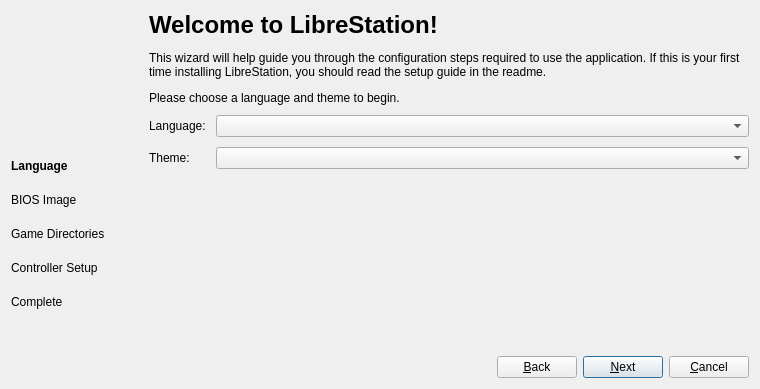
<?xml version="1.0" encoding="UTF-8"?>
<ui version="4.0">
 <class>SetupWizardDialog</class>
 <widget class="QDialog" name="SetupWizardDialog">
  <property name="geometry">
   <rect>
    <x>0</x>
    <y>0</y>
    <width>760</width>
    <height>389</height>
   </rect>
  </property>
  <property name="windowTitle">
   <string>LibreStation Setup Wizard</string>
  </property>
  <property name="windowIcon">
   <iconset>
    <normalon>:/icons/duck.png</normalon>
   </iconset>
  </property>
  <layout class="QGridLayout" name="gridLayout">
   <property name="horizontalSpacing">
    <number>10</number>
   </property>
   <item row="0" column="1">
    <widget class="QStackedWidget" name="pages">
     <property name="currentIndex">
      <number>0</number>
     </property>
     <widget class="QWidget" name="page">
      <layout class="QVBoxLayout" name="verticalLayout_3">
       <property name="spacing">
        <number>10</number>
       </property>
       <property name="leftMargin">
        <number>0</number>
       </property>
       <property name="topMargin">
        <number>0</number>
       </property>
       <property name="rightMargin">
        <number>0</number>
       </property>
       <property name="bottomMargin">
        <number>0</number>
       </property>
       <item>
        <widget class="QLabel" name="introLabel">
         <property name="text">
          <string>&lt;html&gt;&lt;head/&gt;&lt;body&gt;&lt;h1 style=&quot; margin-top:18px; margin-bottom:12px; margin-left:0px; margin-right:0px; -qt-block-indent:0; text-indent:0px;&quot;&gt;&lt;span style=&quot; font-size:xx-large; font-weight:700;&quot;&gt;Welcome to LibreStation!&lt;/span&gt;&lt;/h1&gt;&lt;p&gt;This wizard will help guide you through the configuration steps required to use the application. If this is your first time installing LibreStation, you should read the setup guide in the readme.&lt;/p&gt;&lt;p&gt;Please choose a language and theme to begin.&lt;/p&gt;&lt;/body&gt;&lt;/html&gt;</string>
         </property>
         <property name="alignment">
          <set>Qt::AlignLeading|Qt::AlignLeft|Qt::AlignTop</set>
         </property>
         <property name="wordWrap">
          <bool>true</bool>
         </property>
         <property name="openExternalLinks">
          <bool>true</bool>
         </property>
         <property name="textInteractionFlags">
          <enum>Qt::TextBrowserInteraction</enum>
         </property>
        </widget>
       </item>
       <item>
        <layout class="QFormLayout" name="formLayout_3">
         <item row="0" column="0">
          <widget class="QLabel" name="label_3">
           <property name="text">
            <string>Language:</string>
           </property>
          </widget>
         </item>
         <item row="0" column="1">
          <widget class="QComboBox" name="language">
           <property name="minimumSize">
            <size>
             <width>200</width>
             <height>0</height>
            </size>
           </property>
          </widget>
         </item>
         <item row="1" column="0">
          <widget class="QLabel" name="label_5">
           <property name="text">
            <string>Theme:</string>
           </property>
          </widget>
         </item>
         <item row="1" column="1">
          <widget class="QComboBox" name="theme"/>
         </item>
         <item row="3" column="1">
          <spacer name="verticalSpacer_3">
           <property name="orientation">
            <enum>Qt::Vertical</enum>
           </property>
           <property name="sizeHint" stdset="0">
            <size>
             <width>1</width>
             <height>1</height>
            </size>
           </property>
          </spacer>
         </item>
        </layout>
       </item>
      </layout>
     </widget>
     <widget class="QWidget" name="page_2">
      <layout class="QVBoxLayout" name="verticalLayout_4">
       <property name="leftMargin">
        <number>0</number>
       </property>
       <property name="topMargin">
        <number>0</number>
       </property>
       <property name="rightMargin">
        <number>0</number>
       </property>
       <property name="bottomMargin">
        <number>0</number>
       </property>
       <item>
        <widget class="QLabel" name="label_4">
         <property name="text">
          <string>&lt;html&gt;&lt;head/&gt;&lt;body&gt;&lt;p&gt;LibreStation requires a PS1 or PS2 BIOS in order to run.&lt;/p&gt;&lt;p&gt;For legal reasons, you must obtain a BIOS &lt;span style=&quot; font-weight:700;&quot;&gt;from an actual PS1 unit that you own&lt;/span&gt; (borrowing doesn't count). You should use Caetla or another utility to create an image from your console's BIOS ROM on your PC.&lt;/p&gt;&lt;p&gt;Once dumped, this BIOS image should be placed in the bios folder within the data directory shown below, or you can instruct LibreStation to scan an alternative directory.&lt;/p&gt;&lt;/body&gt;&lt;/html&gt;</string>
         </property>
         <property name="alignment">
          <set>Qt::AlignLeading|Qt::AlignLeft|Qt::AlignTop</set>
         </property>
         <property name="wordWrap">
          <bool>true</bool>
         </property>
        </widget>
       </item>
       <item>
        <layout class="QHBoxLayout" name="horizontalLayout_3">
         <item>
          <widget class="QLabel" name="label_10">
           <property name="text">
            <string>BIOS Directory:</string>
           </property>
          </widget>
         </item>
         <item>
          <widget class="QLineEdit" name="biosSearchDirectory"/>
         </item>
         <item>
          <widget class="QPushButton" name="browseBiosSearchDirectory">
           <property name="text">
            <string>Browse...</string>
           </property>
          </widget>
         </item>
         <item>
          <widget class="QPushButton" name="resetBiosSearchDirectory">
           <property name="text">
            <string>Reset</string>
           </property>
          </widget>
         </item>
        </layout>
       </item>
       <item>
        <layout class="QFormLayout" name="formLayout_4">
         <item row="0" column="0">
          <widget class="QLabel" name="label">
           <property name="text">
            <string>NTSC-J (Japan):</string>
           </property>
          </widget>
         </item>
         <item row="0" column="1">
          <widget class="QComboBox" name="imageNTSCJ">
           <property name="sizePolicy">
            <sizepolicy hsizetype="Expanding" vsizetype="Fixed">
             <horstretch>0</horstretch>
             <verstretch>0</verstretch>
            </sizepolicy>
           </property>
          </widget>
         </item>
         <item row="1" column="0">
          <widget class="QLabel" name="label_15">
           <property name="text">
            <string>NTSC-U/C (US/Canada):</string>
           </property>
          </widget>
         </item>
         <item row="1" column="1">
          <widget class="QComboBox" name="imageNTSCU">
           <property name="sizePolicy">
            <sizepolicy hsizetype="Expanding" vsizetype="Fixed">
             <horstretch>0</horstretch>
             <verstretch>0</verstretch>
            </sizepolicy>
           </property>
          </widget>
         </item>
         <item row="2" column="0">
          <widget class="QLabel" name="label_16">
           <property name="text">
            <string>PAL (Europe, Australia):</string>
           </property>
          </widget>
         </item>
         <item row="2" column="1">
          <widget class="QComboBox" name="imagePAL">
           <property name="sizePolicy">
            <sizepolicy hsizetype="Expanding" vsizetype="Fixed">
             <horstretch>0</horstretch>
             <verstretch>0</verstretch>
            </sizepolicy>
           </property>
          </widget>
         </item>
        </layout>
       </item>
       <item>
        <layout class="QHBoxLayout" name="horizontalLayout_2">
         <item>
          <spacer name="horizontalSpacer_4">
           <property name="orientation">
            <enum>Qt::Horizontal</enum>
           </property>
           <property name="sizeHint" stdset="0">
            <size>
             <width>40</width>
             <height>20</height>
            </size>
           </property>
          </spacer>
         </item>
         <item>
          <widget class="QPushButton" name="openBiosSearchDirectory">
           <property name="text">
            <string>Open in Explorer...</string>
           </property>
          </widget>
         </item>
         <item>
          <widget class="QPushButton" name="refreshBiosList">
           <property name="text">
            <string>Refresh List</string>
           </property>
          </widget>
         </item>
        </layout>
       </item>
       <item>
        <spacer name="verticalSpacer_2">
         <property name="orientation">
          <enum>Qt::Vertical</enum>
         </property>
         <property name="sizeHint" stdset="0">
          <size>
           <width>1</width>
           <height>1</height>
          </size>
         </property>
        </spacer>
       </item>
      </layout>
     </widget>
     <widget class="QWidget" name="page_3">
      <layout class="QVBoxLayout" name="verticalLayout_5">
       <property name="leftMargin">
        <number>0</number>
       </property>
       <property name="topMargin">
        <number>0</number>
       </property>
       <property name="rightMargin">
        <number>0</number>
       </property>
       <property name="bottomMargin">
        <number>0</number>
       </property>
       <item>
        <widget class="QLabel" name="label_6">
         <property name="text">
          <string>&lt;html&gt;&lt;head/&gt;&lt;body&gt;&lt;p&gt;LibreStation will automatically scan and identify games from the selected directories below, and populate the game list. These games should be dumped from discs you own. Utilities such as ImgBurn can be used to create images of game discs in .bin/.cue format.&lt;/p&gt;&lt;p&gt;Supported formats for dumps include: &lt;span style=&quot; font-weight:700;&quot;&gt;.cue&lt;/span&gt; (Cue Sheets), &lt;span style=&quot; font-weight:700;&quot;&gt;.iso/.img&lt;/span&gt; (Single Track Image), &lt;span style=&quot; font-weight:700;&quot;&gt;.ecm&lt;/span&gt; (Error Code Modeling Image), &lt;span style=&quot; font-weight:700;&quot;&gt;.mds&lt;/span&gt; (Media Descriptor Sidecar), &lt;span style=&quot; font-weight:700;&quot;&gt;.chd&lt;/span&gt; (Compressed Hunks of Data), &lt;span style=&quot; font-weight:700;&quot;&gt;.pbp&lt;/span&gt; (PlayStation Portable, Only Decrypted).&lt;/p&gt;&lt;/body&gt;&lt;/html&gt;</string>
         </property>
         <property name="alignment">
          <set>Qt::AlignLeading|Qt::AlignLeft|Qt::AlignTop</set>
         </property>
         <property name="wordWrap">
          <bool>true</bool>
         </property>
        </widget>
       </item>
       <item>
        <layout class="QHBoxLayout" name="horizontalLayout_4">
         <item>
          <widget class="QLabel" name="label_7">
           <property name="text">
            <string>Search Directories (will be scanned for games)</string>
           </property>
          </widget>
         </item>
         <item>
          <spacer name="horizontalSpacer_5">
           <property name="orientation">
            <enum>Qt::Horizontal</enum>
           </property>
           <property name="sizeHint" stdset="0">
            <size>
             <width>40</width>
             <height>20</height>
            </size>
           </property>
          </spacer>
         </item>
         <item>
          <widget class="QToolButton" name="addSearchDirectoryButton">
           <property name="sizePolicy">
            <sizepolicy hsizetype="Minimum" vsizetype="Minimum">
             <horstretch>0</horstretch>
             <verstretch>0</verstretch>
            </sizepolicy>
           </property>
           <property name="text">
            <string>Add...</string>
           </property>
           <property name="icon">
            <iconset theme="folder-add-line">
             <normaloff>.</normaloff>.</iconset>
           </property>
           <property name="toolButtonStyle">
            <enum>Qt::ToolButtonTextBesideIcon</enum>
           </property>
          </widget>
         </item>
         <item>
          <widget class="QToolButton" name="removeSearchDirectoryButton">
           <property name="sizePolicy">
            <sizepolicy hsizetype="Minimum" vsizetype="Minimum">
             <horstretch>0</horstretch>
             <verstretch>0</verstretch>
            </sizepolicy>
           </property>
           <property name="text">
            <string>Remove</string>
           </property>
           <property name="icon">
            <iconset theme="folder-reduce-line">
             <normaloff>.</normaloff>.</iconset>
           </property>
           <property name="toolButtonStyle">
            <enum>Qt::ToolButtonTextBesideIcon</enum>
           </property>
          </widget>
         </item>
        </layout>
       </item>
       <item>
        <widget class="QTableWidget" name="searchDirectoryList">
         <column>
          <property name="text">
           <string>Search Directory</string>
          </property>
         </column>
         <column>
          <property name="text">
           <string>Scan Recursively</string>
          </property>
         </column>
        </widget>
       </item>
      </layout>
     </widget>
     <widget class="QWidget" name="page_4">
      <layout class="QVBoxLayout" name="verticalLayout_6">
       <property name="spacing">
        <number>10</number>
       </property>
       <property name="leftMargin">
        <number>0</number>
       </property>
       <property name="topMargin">
        <number>0</number>
       </property>
       <property name="rightMargin">
        <number>0</number>
       </property>
       <property name="bottomMargin">
        <number>0</number>
       </property>
       <item>
        <widget class="QLabel" name="label_8">
         <property name="text">
          <string>&lt;html&gt;&lt;head/&gt;&lt;body&gt;&lt;p&gt;By default, LibreStation will map your keyboard to the virtual controller.&lt;/p&gt;&lt;p&gt;&lt;span style=&quot; font-weight:700;&quot;&gt;To use an external controller, you must map it first. &lt;/span&gt;On this screen, you can automatically map any controller which is currently connected. If your controller is not currently connected, you can plug it in now.&lt;/p&gt;&lt;p&gt;To change controller bindings in more detail, or use multi-tap, open the Settings menu and choose Controllers once you have completed the Setup Wizard.&lt;/p&gt;&lt;/body&gt;&lt;/html&gt;</string>
         </property>
         <property name="wordWrap">
          <bool>true</bool>
         </property>
        </widget>
       </item>
       <item>
        <widget class="QGroupBox" name="groupBox">
         <property name="title">
          <string>Controller Port 1</string>
         </property>
         <layout class="QFormLayout" name="formLayout">
          <item row="0" column="1">
           <widget class="QComboBox" name="controller1Type"/>
          </item>
          <item row="1" column="0">
           <widget class="QLabel" name="label_12">
            <property name="text">
             <string>Controller Mapped To:</string>
            </property>
           </widget>
          </item>
          <item row="0" column="0">
           <widget class="QLabel" name="label_11">
            <property name="text">
             <string>Controller Type:</string>
            </property>
           </widget>
          </item>
          <item row="1" column="1">
           <layout class="QHBoxLayout" name="horizontalLayout_5">
            <item>
             <widget class="QLabel" name="controller1Mapping">
              <property name="text">
               <string>Default (Keyboard)</string>
              </property>
             </widget>
            </item>
            <item>
             <spacer name="horizontalSpacer_6">
              <property name="orientation">
               <enum>Qt::Horizontal</enum>
              </property>
              <property name="sizeHint" stdset="0">
               <size>
                <width>40</width>
                <height>20</height>
               </size>
              </property>
             </spacer>
            </item>
            <item>
             <widget class="QToolButton" name="controller1AutomaticMapping">
              <property name="text">
               <string>Automatic Mapping</string>
              </property>
              <property name="icon">
               <iconset theme="controller-digital-line" />
              </property>
              <property name="toolButtonStyle">
               <enum>Qt::ToolButtonTextBesideIcon</enum>
              </property>
             </widget>
            </item>
           </layout>
          </item>
         </layout>
        </widget>
       </item>
       <item>
        <widget class="QGroupBox" name="groupBox_2">
         <property name="title">
          <string>Controller Port 2</string>
         </property>
         <layout class="QFormLayout" name="formLayout_2">
          <item row="0" column="0">
           <widget class="QLabel" name="label_13">
            <property name="text">
             <string>Controller Type:</string>
            </property>
           </widget>
          </item>
          <item row="0" column="1">
           <widget class="QComboBox" name="controller2Type"/>
          </item>
          <item row="1" column="0">
           <widget class="QLabel" name="label_14">
            <property name="text">
             <string>Controller Mapped To:</string>
            </property>
           </widget>
          </item>
          <item row="1" column="1">
           <layout class="QHBoxLayout" name="horizontalLayout_6">
            <item>
             <widget class="QLabel" name="controller2Mapping">
              <property name="text">
               <string>Default (Keyboard)</string>
              </property>
             </widget>
            </item>
            <item>
             <spacer name="horizontalSpacer_8">
              <property name="orientation">
               <enum>Qt::Horizontal</enum>
              </property>
              <property name="sizeHint" stdset="0">
               <size>
                <width>40</width>
                <height>20</height>
               </size>
              </property>
             </spacer>
            </item>
            <item>
             <widget class="QToolButton" name="controller2AutomaticMapping">
              <property name="text">
               <string>Automatic Mapping</string>
              </property>
              <property name="icon">
               <iconset theme="controller-digital-line" />
              </property>
              <property name="toolButtonStyle">
               <enum>Qt::ToolButtonTextBesideIcon</enum>
              </property>
             </widget>
            </item>
           </layout>
          </item>
         </layout>
        </widget>
       </item>
       <item>
        <spacer name="verticalSpacer_4">
         <property name="orientation">
          <enum>Qt::Vertical</enum>
         </property>
         <property name="sizeHint" stdset="0">
          <size>
           <width>20</width>
           <height>40</height>
          </size>
         </property>
        </spacer>
       </item>
      </layout>
     </widget>
     <widget class="QWidget" name="page_5">
      <layout class="QVBoxLayout" name="verticalLayout_7">
       <property name="leftMargin">
        <number>0</number>
       </property>
       <property name="topMargin">
        <number>0</number>
       </property>
       <property name="rightMargin">
        <number>0</number>
       </property>
       <property name="bottomMargin">
        <number>0</number>
       </property>
       <item>
        <widget class="QLabel" name="label_9">
         <property name="text">
          <string>&lt;html&gt;&lt;head/&gt;&lt;body&gt;&lt;h1 style=&quot; margin-top:18px; margin-bottom:12px; margin-left:0px; margin-right:0px; -qt-block-indent:0; text-indent:0px;&quot;&gt;&lt;span style=&quot; font-size:xx-large; font-weight:700;&quot;&gt;Setup Complete!&lt;/span&gt;&lt;/h1&gt;&lt;p&gt;You are now ready to run games.&lt;/p&gt;&lt;p&gt;Further options are available under the settings menu. You can also use the Big Picture UI for navigation entirely with a gamepad.&lt;/p&gt;&lt;p&gt;We hope you enjoy using LibreStation.&lt;/p&gt;&lt;/body&gt;&lt;/html&gt;</string>
         </property>
         <property name="alignment">
          <set>Qt::AlignLeading|Qt::AlignLeft|Qt::AlignTop</set>
         </property>
         <property name="wordWrap">
          <bool>true</bool>
         </property>
        </widget>
       </item>
      </layout>
     </widget>
    </widget>
   </item>
   <item row="0" column="0">
    <layout class="QVBoxLayout" name="verticalLayout_2">
     <item>
      <widget class="QLabel" name="logo">
       <property name="sizePolicy">
        <sizepolicy hsizetype="Fixed" vsizetype="Fixed">
         <horstretch>0</horstretch>
         <verstretch>0</verstretch>
        </sizepolicy>
       </property>
       <property name="minimumSize">
        <size>
         <width>128</width>
         <height>128</height>
        </size>
       </property>
       <property name="maximumSize">
        <size>
         <width>128</width>
         <height>128</height>
        </size>
       </property>
       <property name="text">
        <string/>
       </property>
       <property name="scaledContents">
        <bool>true</bool>
       </property>
      </widget>
     </item>
     <item>
      <spacer name="verticalSpacer_5">
       <property name="orientation">
        <enum>Qt::Vertical</enum>
       </property>
       <property name="sizeType">
        <enum>QSizePolicy::Fixed</enum>
       </property>
       <property name="sizeHint" stdset="0">
        <size>
         <width>20</width>
         <height>20</height>
        </size>
       </property>
      </spacer>
     </item>
     <item>
      <layout class="QVBoxLayout" name="verticalLayout">
       <property name="spacing">
        <number>20</number>
       </property>
       <item>
        <widget class="QLabel" name="labelLanguage">
         <property name="font">
          <font>
           <bold>true</bold>
          </font>
         </property>
         <property name="text">
          <string>Language</string>
         </property>
        </widget>
       </item>
       <item>
        <widget class="QLabel" name="labelBIOS">
         <property name="text">
          <string>BIOS Image</string>
         </property>
        </widget>
       </item>
       <item>
        <widget class="QLabel" name="labelGameList">
         <property name="text">
          <string>Game Directories</string>
         </property>
        </widget>
       </item>
       <item>
        <widget class="QLabel" name="labelController">
         <property name="text">
          <string>Controller Setup</string>
         </property>
        </widget>
       </item>
       <item>
        <widget class="QLabel" name="labelComplete">
         <property name="text">
          <string>Complete</string>
         </property>
        </widget>
       </item>
      </layout>
     </item>
     <item>
      <spacer name="verticalSpacer">
       <property name="orientation">
        <enum>Qt::Vertical</enum>
       </property>
       <property name="sizeHint" stdset="0">
        <size>
         <width>1</width>
         <height>1</height>
        </size>
       </property>
      </spacer>
     </item>
    </layout>
   </item>
   <item row="1" column="0" colspan="2">
    <layout class="QHBoxLayout" name="horizontalLayout">
     <property name="spacing">
      <number>6</number>
     </property>
     <item>
      <spacer name="horizontalSpacer">
       <property name="orientation">
        <enum>Qt::Horizontal</enum>
       </property>
       <property name="sizeHint" stdset="0">
        <size>
         <width>40</width>
         <height>20</height>
        </size>
       </property>
      </spacer>
     </item>
     <item>
      <widget class="QPushButton" name="back">
       <property name="text">
        <string>&amp;Back</string>
       </property>
      </widget>
     </item>
     <item>
      <widget class="QPushButton" name="next">
       <property name="text">
        <string>&amp;Next</string>
       </property>
       <property name="default">
        <bool>true</bool>
       </property>
      </widget>
     </item>
     <item>
      <widget class="QPushButton" name="cancel">
       <property name="text">
        <string>&amp;Cancel</string>
       </property>
      </widget>
     </item>
    </layout>
   </item>
  </layout>
 </widget>
 <resources>
  <include location="resources/resources.qrc"/>
 </resources>
 <connections/>
</ui>
